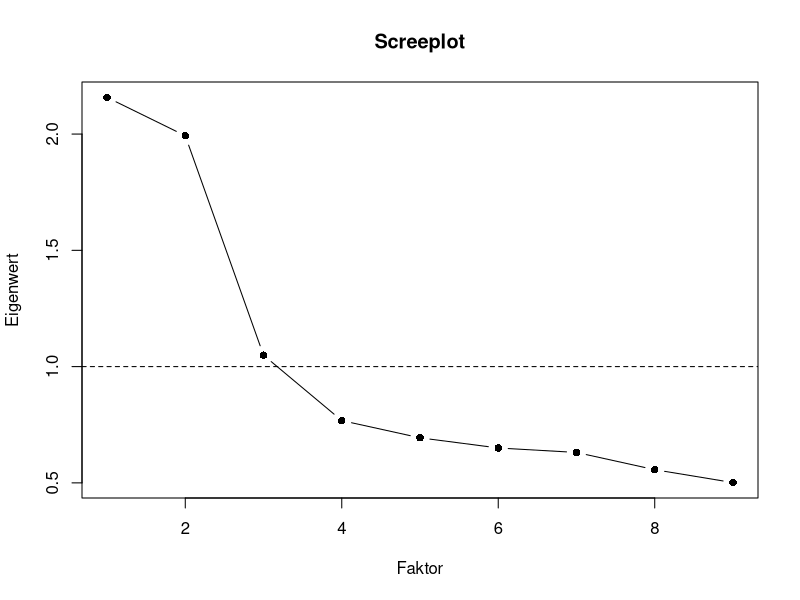
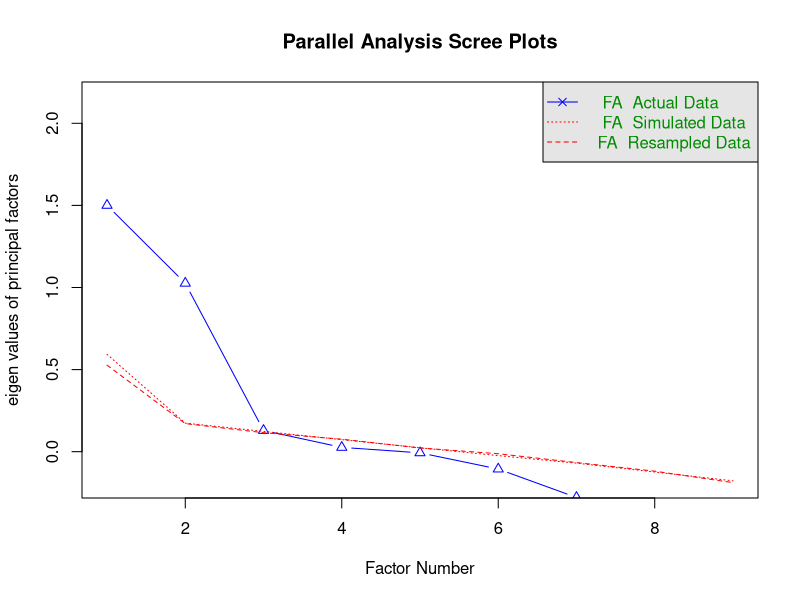

The R script that drew these images, in order:
## ---- chunk 1
#| label: setup-r
#| include: false
library(psych)

set.seed(2026)

# Neun Fragebogenitems, erzeugt aus zwei latenten Faktoren plus Eigenanteil.
n <- 400
service <- rnorm(n)     # Zufriedenheit mit der Betreuung
anlage <- rnorm(n)      # Zufriedenheit mit Geraeten und Raeumen

item <- function(faktor, ladung, rauschen = 1) {
  round(3 + ladung * faktor + rnorm(n, 0, rauschen), 2)
}

fragebogen <- data.frame(
  freundlich   = item(service, 0.85),
  beratung     = item(service, 0.80),
  erreichbar   = item(service, 0.70),
  hilfsbereit  = item(service, 0.75),
  geraete      = item(anlage, 0.85),
  sauberkeit   = item(anlage, 0.75),
  garderobe    = item(anlage, 0.70),
  platzangebot = item(anlage, 0.65),
  parkplatz    = item(rnorm(n), 0.30)          # laedt auf keinen Faktor
)
## ---- chunk 2
#| label: voraussetzungen-fa-r
round(cor(fragebogen), 2)

# Eignung der Korrelationsmatrix
KMO(fragebogen)$MSA                                    # gesamtes KMO-Mass
cortest.bartlett(cor(fragebogen), n = nrow(fragebogen))$p.value
## ---- chunk 3
#| label: durchfuehrung-fa-r
efa <- fa(fragebogen, nfactors = 2, rotate = "oblimin", fm = "ml")

print(efa$loadings, cutoff = 0.3)
round(data.frame(kommunalitaet = efa$communality,
                 eigenanteil = efa$uniquenesses), 3)
## ---- chunk 4
#| label: fig-szenario-a-fa-r
#| fig-cap: "Eigenwerte der Korrelationsmatrix. Zwei Werte über eins, danach der Knick."
#| fig-height: 3.2
eigen_werte <- eigen(cor(fragebogen))$values

plot(eigen_werte, type = "b", pch = 16, xlab = "Faktor", ylab = "Eigenwert",
     main = "Screeplot")
abline(h = 1, lty = 2)

round(efa$Vaccounted[c("SS loadings", "Proportion Var", "Cumulative Var"), ], 3)
round(efa$score.cor, 3)
## ---- chunk 5
#| label: szenario-b-fa-r
round(sort(efa$communality), 3)
round(efa$loadings["parkplatz", ], 3)
## ---- chunk 6
#| label: szenario-c-fa-r
#| warning: true
efa_zu_viele <- fa(fragebogen, nfactors = 4, rotate = "oblimin", fm = "ml")

print(efa_zu_viele$loadings, cutoff = 0.3)
round(efa_zu_viele$Vaccounted["Proportion Var", ], 3)
## ---- chunk 7
#| label: fig-parallel-fa-r
#| fig-cap: "Parallelanalyse: verglichen wird mit Eigenwerten aus Zufallsdaten gleicher Grösse."
#| fig-height: 3.4
parallel <- fa.parallel(fragebogen, fa = "fa", plot = TRUE, n.iter = 20)
parallel$nfact
